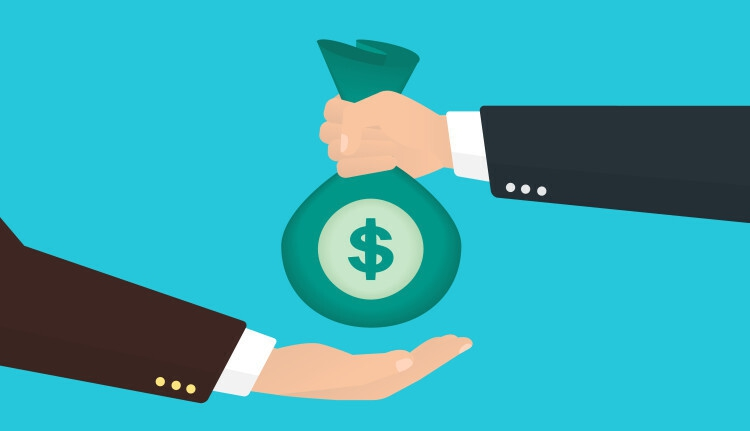
#> input picture 22-03-16-Streamlit/bank_loan_prediction/img.jpeg, 750 x 431 px, given in place of first.jpg, which was not available
$ jupyter execute --allow-errors OpenCV.ipynb   (shell and % lines are left out)   (text cells are left out)
#> lines starting #> are read from the running program, lines starting #| are printed output that depends on the picture; after the words box and inside, x2 and y2 are one past the last pixel; in counts of white or black regions, pixels touching at a corner belong together; pictures that were not available may be replaced by others from this repository, and a replacement may not be noted
[cell 1]
import cv2

[cell 2]
img=cv2.imread('first.jpg')
#> img is the input picture: shape (431, 750, 3); mean B, G, R 181.7, 171.2, 55.4

[cell 3]
cv2.imshow('webcam',img)
cv2.waitKey(0)
cv2.destroyAllWindows()

[cell 4]
img.shape
#> Out = (431, 750, 3)

[cell 5]
gray= cv2.cvtColor(img,cv2.COLOR_BGR2GRAY)
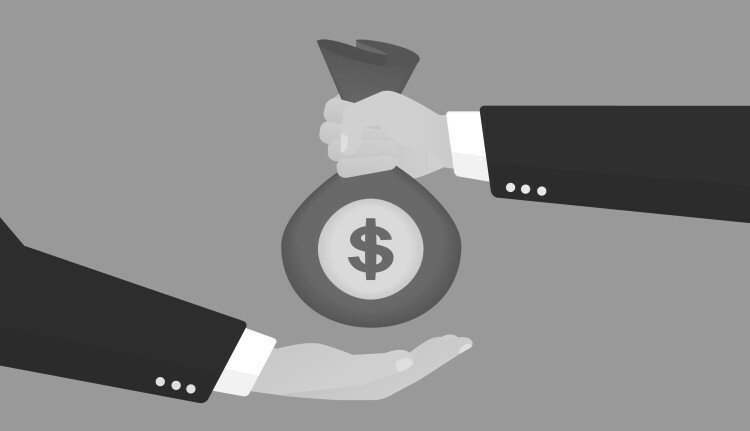
#> gray: shape (431, 750); min 30, max 255, mean 137.7

[cell 6]
cv2.imshow('webcam',gray)
cv2.waitKey(0)
cv2.destroyAllWindows()

[cell 7]
gray.shape
#> Out = (431, 750)

[cell 8]
type(gray[0][0])

[cell 9]
hs= cv2.cvtColor(img,cv2.COLOR_BGR2HSV)
#> hs: shape (431, 750, 3); mean H, S, V 80.7, 180.8, 189.8
cv2.imshow('window 1',hs)
cv2.waitKey(0)
cv2.destroyAllWindows()

[cell 10]
hs.shape
#> Out = (431, 750, 3)

[cell 11]
vid = cv2.VideoCapture('video.mp4')
while True:
    try:
        _,frame= vid.read()
        cv2.imshow('window2',frame)
    except :
        pass
    if cv2.waitKey(1)==ord('q'):
#> (key q is pressed here)
        break;

cv2.destroyAllWindows()

[cell 12]
img[0]
#> Out = 750 rows, first 8: [219, 199, 38], [219, 199, 38], [219, 199, 38], [219, 199, 38], [219, 199, 38], [219, 199, 38], [219, 199, 38], [219, 199, 38]

[cell 13]
img=cv2.imread('photo.jpg')
cv2.imshow('webcam',img)
cv2.waitKey(0)
cv2.destroyAllWindows()

[cell 14]
reImg = cv2.resize(img,(700,500))
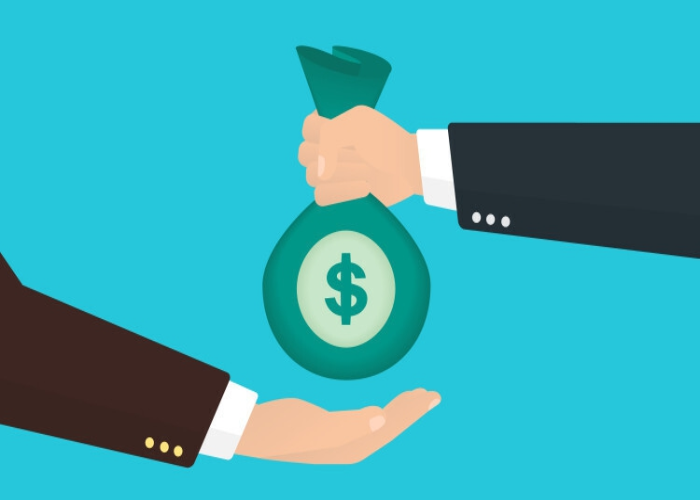
#> reImg: shape (500, 700, 3); mean B, G, R 181.6, 171.2, 55.4
cv2.imshow('webcam',reImg)
cv2.waitKey(0)
cv2.destroyAllWindows()

[cell 15]
gray= cv2.cvtColor(reImg,cv2.COLOR_BGR2GRAY)
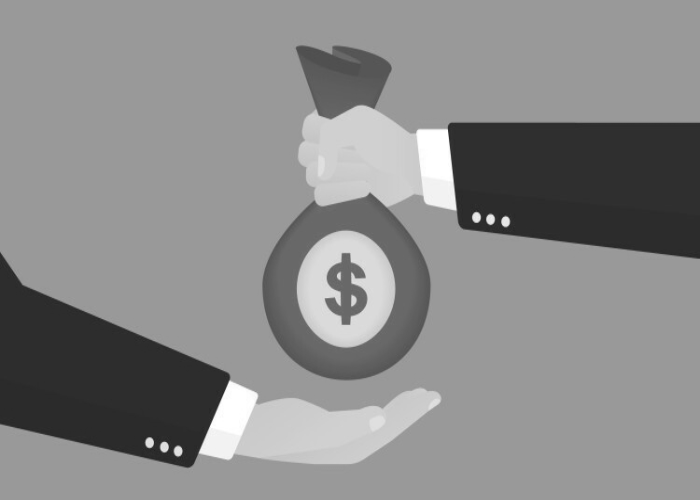
#> gray: shape (500, 700); min 33, max 255, mean 137.7
cv2.imshow('webcam',gray)
cv2.waitKey(0)
cv2.destroyAllWindows()

[cell 16]
canny_img= cv2.Canny(gray,80,80)
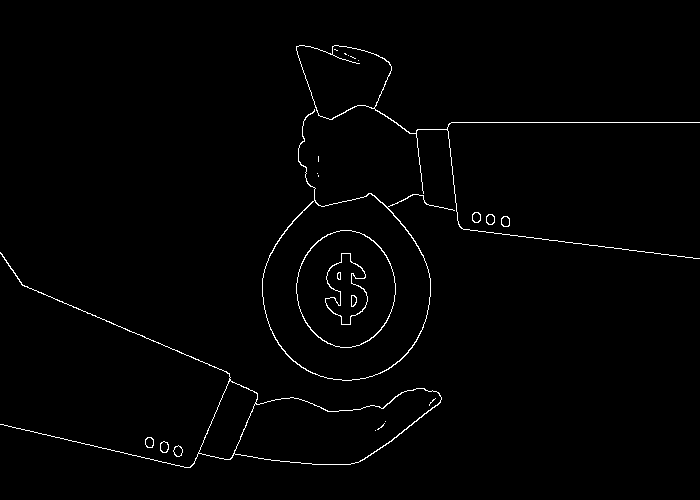
#> canny_img: shape (500, 700); 1.2% white in thin lines or dots, all inside (x1, y1, x2, y2) = (0, 45, 700, 468)
cv2.imshow('Ankit',canny_img)
cv2.waitKey(0)
cv2.destroyAllWindows()

[cell 17]
import numpy as np
kernel = np.ones((1,3),'uint8')
erode= cv2.erode(canny_img,kernel,iterations=1)
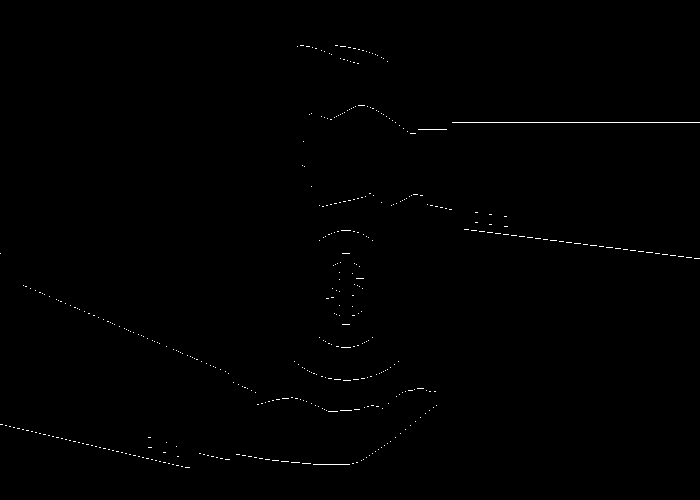
#> erode: shape (500, 700); 0.35% white in thin lines or dots, all inside (x1, y1, x2, y2) = (0, 45, 700, 468)
cv2.imshow('Ankit',erode)
cv2.waitKey(0)
cv2.destroyAllWindows()

[cell 18]
kernel = np.ones((2,2),'uint8')
dilate= cv2.dilate(erode,kernel,iterations=3)
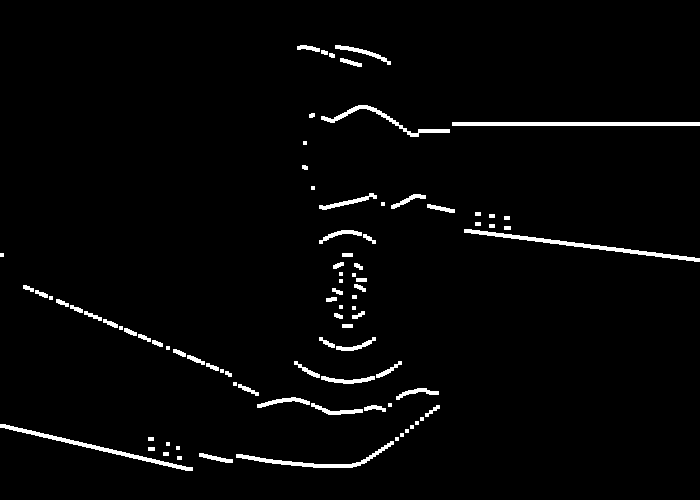
#> dilate: shape (500, 700); 2.5% white; 86 white regions (23 under 20 px), largest, box (x1, y1, x2, y2) and area: (452, 122, 700, 126) 992, (464, 229, 700, 262) 973, (0, 424, 193, 471) 815
cv2.imshow('Ankit',dilate)
cv2.waitKey(0)
cv2.destroyAllWindows()

[cell 19]
import numpy as np
from matplotlib import pyplot as plt
blank = np.ones((500,500,3),'uint8')
plt.imshow(blank)

[cell 20]
blank[:] = [0,255,255]
plt.imshow(blank)
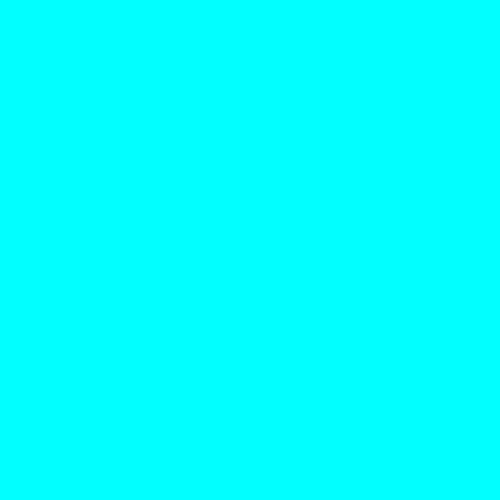
#> shown: shape (500, 500, 3); mean R, G, B 0, 255, 255

[cell 21]
cv2.rectangle(blank,(100,100),(300,200),(255,0,0),50)
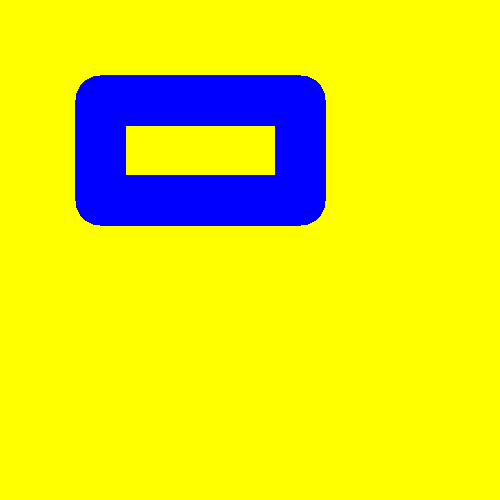
#> blank: shape (500, 500, 3); mean of channels 0, 1, 2 30.6, 224.4, 224.4; drawn as B, G, R
plt.imshow(blank)

[cell 22]
plt.imshow(cv2.circle(blank,(200,200),200,(255,0,0),5))

[cell 23]
img3=cv2.line(blank,(200,200),(200,400),(255,0,0),2)
plt.imshow(img3)

[cell 24]
cv2.putText(blank,"Circle",(100,500),cv2.FONT_HERSHEY_TRIPLEX,3,(255,0,0),3)
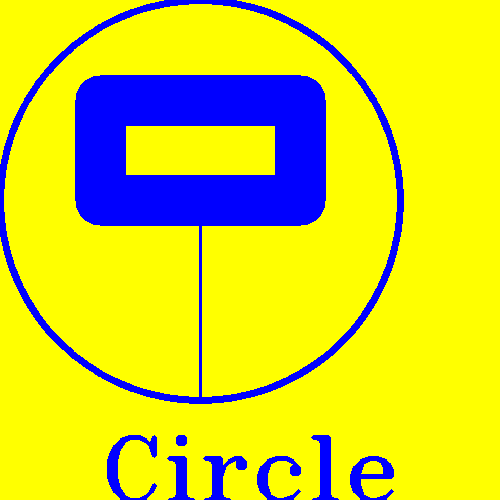
#> blank: shape (500, 500, 3); mean of channels 0, 1, 2 44.8, 210.2, 210.2; drawn as B, G, R
plt.imshow(blank)

[cell 25]
vid = cv2.VideoCapture(0)
while True:
    try:
        _,frame= vid.read()
        cv2.imshow('window2',frame)
    except :
        pass
    if cv2.waitKey(1)==ord('q'):
#> (key q is pressed here)
        break;

cv2.destroyAllWindows()

[cell 26]
import numpy as np
vid = cv2.VideoCapture(0)
while(1 ) :
    _,frame= vid.read()
    frame = cv2.flip(frame,1)
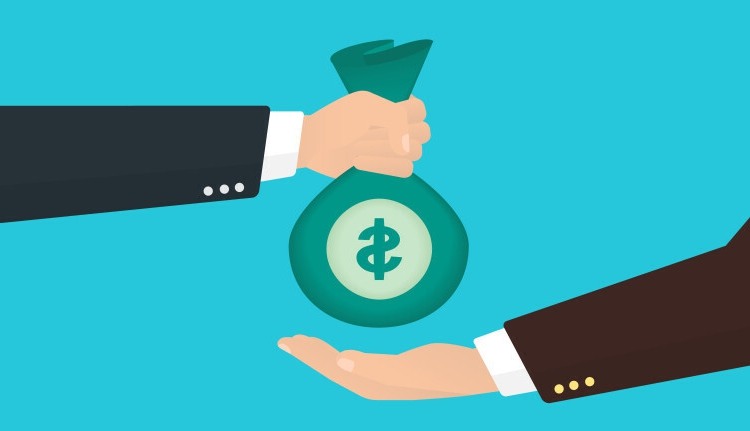
#> frame: shape (431, 750, 3); mean B, G, R 181.7, 171.2, 55.4
    hsv = cv2.cvtColor(frame, cv2.COLOR_BGR2HSV)
#> hsv: shape (431, 750, 3); mean H, S, V 80.7, 180.8, 189.8
    red_L =np.array([50,85,110],'uint8')
    red_U = np.array([60,250,250],'uint8')
    redM = cv2.inRange(hsv,red_L,red_U)
#> redM: shape (431, 750); every value is 0
    kernel = np.ones((5,5),'uint8')
    redM = cv2.dilate(redM,kernel)
    conts,_ = cv2.findContours(redM,cv2.RETR_TREE,cv2.CHAIN_APPROX_SIMPLE)
#> conts = []
    for cont in conts :
        area = cv2.contourArea(cont)
        if(area>100) :
            x,y,w,h =cv2.boundingRect(cont)
            cv2.rectangle(frame,(x,y),(x+w,y+h),(0,0,255),3)
            cv2.putText(frame,"Red Color",(x,y),cv2.FONT_HERSHEY_SIMPLEX,2,(0,0,255))
#> this loop made 0 passes
    cv2.imshow("win1",frame)
    if cv2.waitKey(1)==ord('q'):
#> (key q is pressed here)
        break;

cv2.destroyAllWindows()
